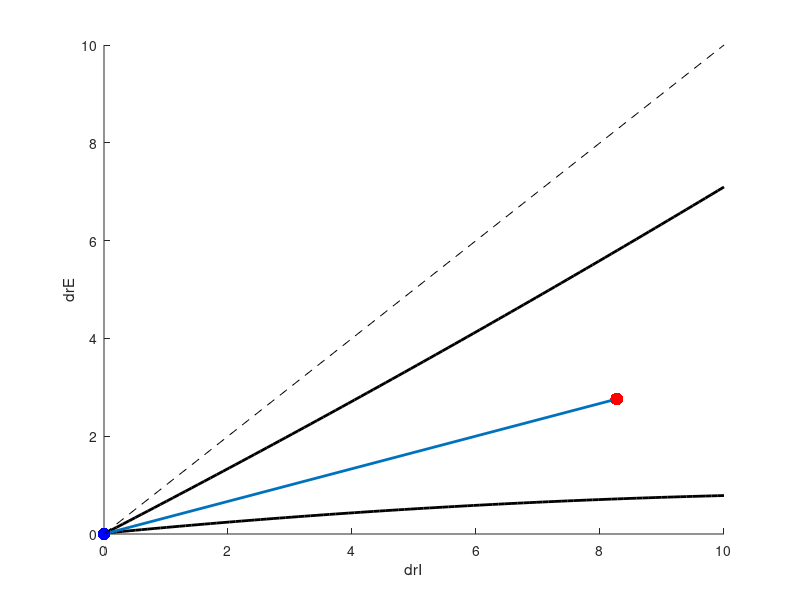

Source code (MATLAB):
clear all
load covgainbdrydata

Covbdry=100*Covbdry;
Gainbdry=100*Gainbdry;
drIvec=drIvec*100;
rEend=8; rIend=14;

drIatt=rIend-100*rI0;
drEatt=rEend-100*rE0;

% Make a fit to get rid of artifact bumps (only arise because deltacov=0
% was computed using minima)
Fitcov = polyfit(drIvec',Covbdry,2);
Fitgain = polyfit(drIvec',Gainbdry,2);

figure; hold on
plot(drIvec,polyval(Fitcov,drIvec),'k','LineWidth',2)
plot(drIvec,polyval(Fitgain,drIvec),'k','LineWidth',2);

l=line([0 drIatt],[0 drEatt],'LineWidth',2);
plot(0,0,'b.','MarkerSize',28);
plot(drIatt,drEatt,'r.','MarkerSize',28);
plot(0:10,0:10,'k--')
hold off
xlim([0 10])
ylim([0 10])
xlabel('drI')
ylabel('drE')
box off